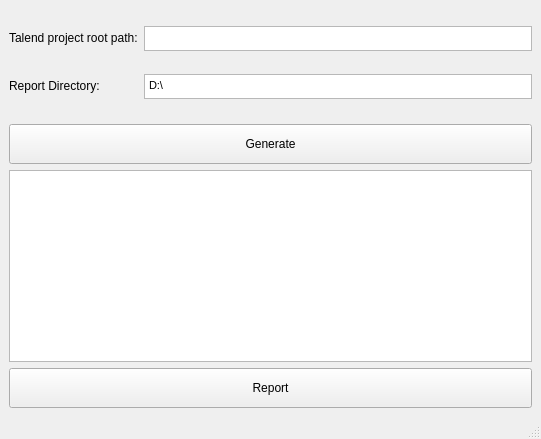
<?xml version="1.0" encoding="UTF-8"?>
<ui version="4.0">
 <class>TalendDocGenerator</class>
 <widget class="QMainWindow" name="TalendDocGenerator">
  <property name="geometry">
   <rect>
    <x>0</x>
    <y>0</y>
    <width>541</width>
    <height>439</height>
   </rect>
  </property>
  <property name="windowTitle">
   <string>Talend Doc Generator</string>
  </property>
  <widget class="QWidget" name="centralwidget">
   <layout class="QVBoxLayout" name="verticalLayout_6">
    <item>
     <layout class="QVBoxLayout" name="verticalLayout_3">
      <item>
       <layout class="QFormLayout" name="formLayout">
        <item row="0" column="0">
         <widget class="QLabel" name="label">
          <property name="text">
           <string>Talend project root path:</string>
          </property>
         </widget>
        </item>
        <item row="0" column="1">
         <widget class="QTextEdit" name="projectRootPath">
          <property name="sizePolicy">
           <sizepolicy hsizetype="Expanding" vsizetype="Preferred">
            <horstretch>0</horstretch>
            <verstretch>0</verstretch>
           </sizepolicy>
          </property>
          <property name="minimumSize">
           <size>
            <width>0</width>
            <height>0</height>
           </size>
          </property>
          <property name="maximumSize">
           <size>
            <width>16777215</width>
            <height>25</height>
           </size>
          </property>
          <property name="inputMethodHints">
           <set>Qt::ImhNone</set>
          </property>
          <property name="verticalScrollBarPolicy">
           <enum>Qt::ScrollBarAlwaysOff</enum>
          </property>
          <property name="horizontalScrollBarPolicy">
           <enum>Qt::ScrollBarAlwaysOff</enum>
          </property>
          <property name="sizeAdjustPolicy">
           <enum>QAbstractScrollArea::AdjustIgnored</enum>
          </property>
          <property name="lineWrapMode">
           <enum>QTextEdit::NoWrap</enum>
          </property>
          <property name="html">
           <string>&lt;!DOCTYPE HTML PUBLIC &quot;-//W3C//DTD HTML 4.0//EN&quot; &quot;http://www.w3.org/TR/REC-html40/strict.dtd&quot;&gt;
&lt;html&gt;&lt;head&gt;&lt;meta name=&quot;qrichtext&quot; content=&quot;1&quot; /&gt;&lt;style type=&quot;text/css&quot;&gt;
p, li { white-space: pre-wrap; }
&lt;/style&gt;&lt;/head&gt;&lt;body style=&quot; font-family:'MS Shell Dlg 2'; font-size:8pt; font-weight:400; font-style:normal;&quot;&gt;
&lt;p style=&quot;-qt-paragraph-type:empty; margin-top:0px; margin-bottom:0px; margin-left:0px; margin-right:0px; -qt-block-indent:0; text-indent:0px;&quot;&gt;&lt;br /&gt;&lt;/p&gt;&lt;/body&gt;&lt;/html&gt;</string>
          </property>
          <property name="acceptRichText">
           <bool>false</bool>
          </property>
          <property name="placeholderText">
           <string/>
          </property>
         </widget>
        </item>
        <item row="1" column="0">
         <widget class="QLabel" name="label_3">
          <property name="maximumSize">
           <size>
            <width>16777215</width>
            <height>25</height>
           </size>
          </property>
          <property name="text">
           <string>Report Directory:</string>
          </property>
         </widget>
        </item>
        <item row="1" column="1">
         <widget class="QTextEdit" name="reportPath">
          <property name="minimumSize">
           <size>
            <width>0</width>
            <height>0</height>
           </size>
          </property>
          <property name="maximumSize">
           <size>
            <width>16777215</width>
            <height>25</height>
           </size>
          </property>
          <property name="inputMethodHints">
           <set>Qt::ImhNone</set>
          </property>
          <property name="verticalScrollBarPolicy">
           <enum>Qt::ScrollBarAlwaysOff</enum>
          </property>
          <property name="horizontalScrollBarPolicy">
           <enum>Qt::ScrollBarAlwaysOff</enum>
          </property>
          <property name="sizeAdjustPolicy">
           <enum>QAbstractScrollArea::AdjustIgnored</enum>
          </property>
          <property name="lineWrapMode">
           <enum>QTextEdit::NoWrap</enum>
          </property>
          <property name="html">
           <string>&lt;!DOCTYPE HTML PUBLIC &quot;-//W3C//DTD HTML 4.0//EN&quot; &quot;http://www.w3.org/TR/REC-html40/strict.dtd&quot;&gt;
&lt;html&gt;&lt;head&gt;&lt;meta name=&quot;qrichtext&quot; content=&quot;1&quot; /&gt;&lt;style type=&quot;text/css&quot;&gt;
p, li { white-space: pre-wrap; }
&lt;/style&gt;&lt;/head&gt;&lt;body style=&quot; font-family:'MS Shell Dlg 2'; font-size:8pt; font-weight:400; font-style:normal;&quot;&gt;
&lt;p style=&quot; margin-top:0px; margin-bottom:0px; margin-left:0px; margin-right:0px; -qt-block-indent:0; text-indent:0px;&quot;&gt;D:\&lt;/p&gt;&lt;/body&gt;&lt;/html&gt;</string>
          </property>
          <property name="acceptRichText">
           <bool>false</bool>
          </property>
          <property name="placeholderText">
           <string/>
          </property>
         </widget>
        </item>
       </layout>
      </item>
     </layout>
    </item>
    <item>
     <widget class="QPushButton" name="GenerateButton">
      <property name="minimumSize">
       <size>
        <width>0</width>
        <height>40</height>
       </size>
      </property>
      <property name="text">
       <string>Generate</string>
      </property>
     </widget>
    </item>
    <item>
     <widget class="QTextBrowser" name="logsBrowser"/>
    </item>
    <item>
     <widget class="QPushButton" name="ReportButton">
      <property name="minimumSize">
       <size>
        <width>0</width>
        <height>40</height>
       </size>
      </property>
      <property name="text">
       <string>Report</string>
      </property>
     </widget>
    </item>
   </layout>
  </widget>
  <widget class="QMenuBar" name="menubar">
   <property name="geometry">
    <rect>
     <x>0</x>
     <y>0</y>
     <width>541</width>
     <height>22</height>
    </rect>
   </property>
  </widget>
  <widget class="QStatusBar" name="statusbar"/>
 </widget>
 <resources/>
 <connections/>
</ui>
